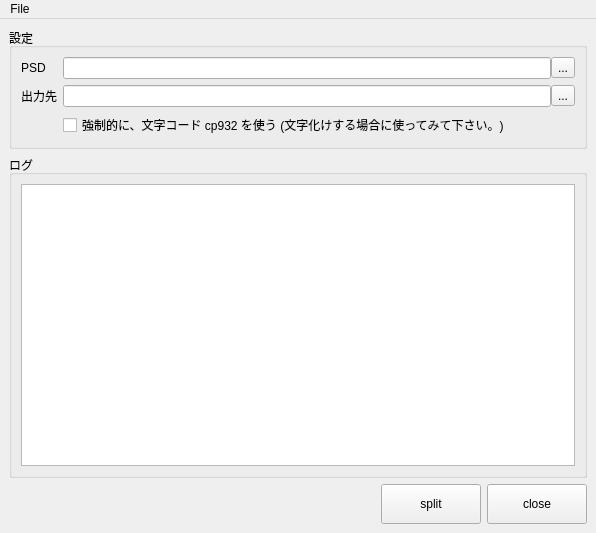
<?xml version="1.0" encoding="UTF-8"?>
<ui version="4.0">
 <class>MainWindow</class>
 <widget class="QMainWindow" name="MainWindow">
  <property name="geometry">
   <rect>
    <x>0</x>
    <y>0</y>
    <width>596</width>
    <height>533</height>
   </rect>
  </property>
  <property name="windowTitle">
   <string>MainWindow</string>
  </property>
  <widget class="QWidget" name="centralwidget">
   <layout class="QVBoxLayout" name="verticalLayout_2">
    <item>
     <widget class="QGroupBox" name="groupBox">
      <property name="sizePolicy">
       <sizepolicy hsizetype="Preferred" vsizetype="Maximum">
        <horstretch>0</horstretch>
        <verstretch>0</verstretch>
       </sizepolicy>
      </property>
      <property name="title">
       <string>設定</string>
      </property>
      <layout class="QFormLayout" name="formLayout">
       <item row="0" column="0">
        <widget class="QLabel" name="label_2">
         <property name="text">
          <string>PSD</string>
         </property>
        </widget>
       </item>
       <item row="0" column="1">
        <layout class="QHBoxLayout" name="horizontalLayout_2">
         <property name="spacing">
          <number>0</number>
         </property>
         <item>
          <widget class="QLineEdit" name="srcLineEdit"/>
         </item>
         <item>
          <widget class="QToolButton" name="srcToolButton">
           <property name="text">
            <string>...</string>
           </property>
          </widget>
         </item>
        </layout>
       </item>
       <item row="1" column="0">
        <widget class="QLabel" name="label_4">
         <property name="text">
          <string>出力先</string>
         </property>
        </widget>
       </item>
       <item row="1" column="1">
        <layout class="QHBoxLayout" name="horizontalLayout">
         <property name="spacing">
          <number>0</number>
         </property>
         <item>
          <widget class="QLineEdit" name="dstLineEdit"/>
         </item>
         <item>
          <widget class="QToolButton" name="dstToolButton">
           <property name="text">
            <string>...</string>
           </property>
          </widget>
         </item>
        </layout>
       </item>
       <item row="2" column="1">
        <widget class="QCheckBox" name="useCp932CheckBox">
         <property name="text">
          <string>強制的に、文字コード cp932 を使う (文字化けする場合に使ってみて下さい。)</string>
         </property>
        </widget>
       </item>
      </layout>
     </widget>
    </item>
    <item>
     <widget class="QGroupBox" name="groupBox_2">
      <property name="sizePolicy">
       <sizepolicy hsizetype="Preferred" vsizetype="Expanding">
        <horstretch>0</horstretch>
        <verstretch>0</verstretch>
       </sizepolicy>
      </property>
      <property name="title">
       <string>ログ</string>
      </property>
      <layout class="QVBoxLayout" name="verticalLayout">
       <item>
        <widget class="LogTextEdit" name="logTextEdit">
         <property name="sizePolicy">
          <sizepolicy hsizetype="Expanding" vsizetype="Expanding">
           <horstretch>0</horstretch>
           <verstretch>0</verstretch>
          </sizepolicy>
         </property>
         <property name="lineWrapMode">
          <enum>QTextEdit::NoWrap</enum>
         </property>
         <property name="readOnly">
          <bool>true</bool>
         </property>
        </widget>
       </item>
      </layout>
     </widget>
    </item>
    <item>
     <layout class="QHBoxLayout" name="horizontalLayout_3">
      <item>
       <spacer name="horizontalSpacer">
        <property name="orientation">
         <enum>Qt::Horizontal</enum>
        </property>
        <property name="sizeHint" stdset="0">
         <size>
          <width>40</width>
          <height>20</height>
         </size>
        </property>
       </spacer>
      </item>
      <item>
       <widget class="QPushButton" name="splitButton">
        <property name="minimumSize">
         <size>
          <width>100</width>
          <height>40</height>
         </size>
        </property>
        <property name="text">
         <string>split</string>
        </property>
       </widget>
      </item>
      <item>
       <widget class="QPushButton" name="closeButton">
        <property name="minimumSize">
         <size>
          <width>100</width>
          <height>40</height>
         </size>
        </property>
        <property name="text">
         <string>close</string>
        </property>
       </widget>
      </item>
     </layout>
    </item>
   </layout>
  </widget>
  <widget class="QMenuBar" name="menubar">
   <property name="geometry">
    <rect>
     <x>0</x>
     <y>0</y>
     <width>596</width>
     <height>21</height>
    </rect>
   </property>
   <widget class="QMenu" name="menuFile">
    <property name="title">
     <string>File</string>
    </property>
    <addaction name="actionOpen"/>
    <addaction name="actionSave"/>
    <addaction name="separator"/>
    <addaction name="actionExit"/>
   </widget>
   <addaction name="menuFile"/>
  </widget>
  <action name="actionOpen">
   <property name="text">
    <string>Open</string>
   </property>
   <property name="shortcut">
    <string>Ctrl+O</string>
   </property>
  </action>
  <action name="actionSave">
   <property name="text">
    <string>Save</string>
   </property>
   <property name="shortcut">
    <string>Ctrl+S</string>
   </property>
  </action>
  <action name="actionExit">
   <property name="text">
    <string>Exit</string>
   </property>
   <property name="shortcut">
    <string>Ctrl+Q</string>
   </property>
  </action>
 </widget>
 <customwidgets>
  <customwidget>
   <class>LogTextEdit</class>
   <extends>QTextEdit</extends>
   <header>rs.gui.log</header>
  </customwidget>
 </customwidgets>
 <resources/>
 <connections/>
</ui>
